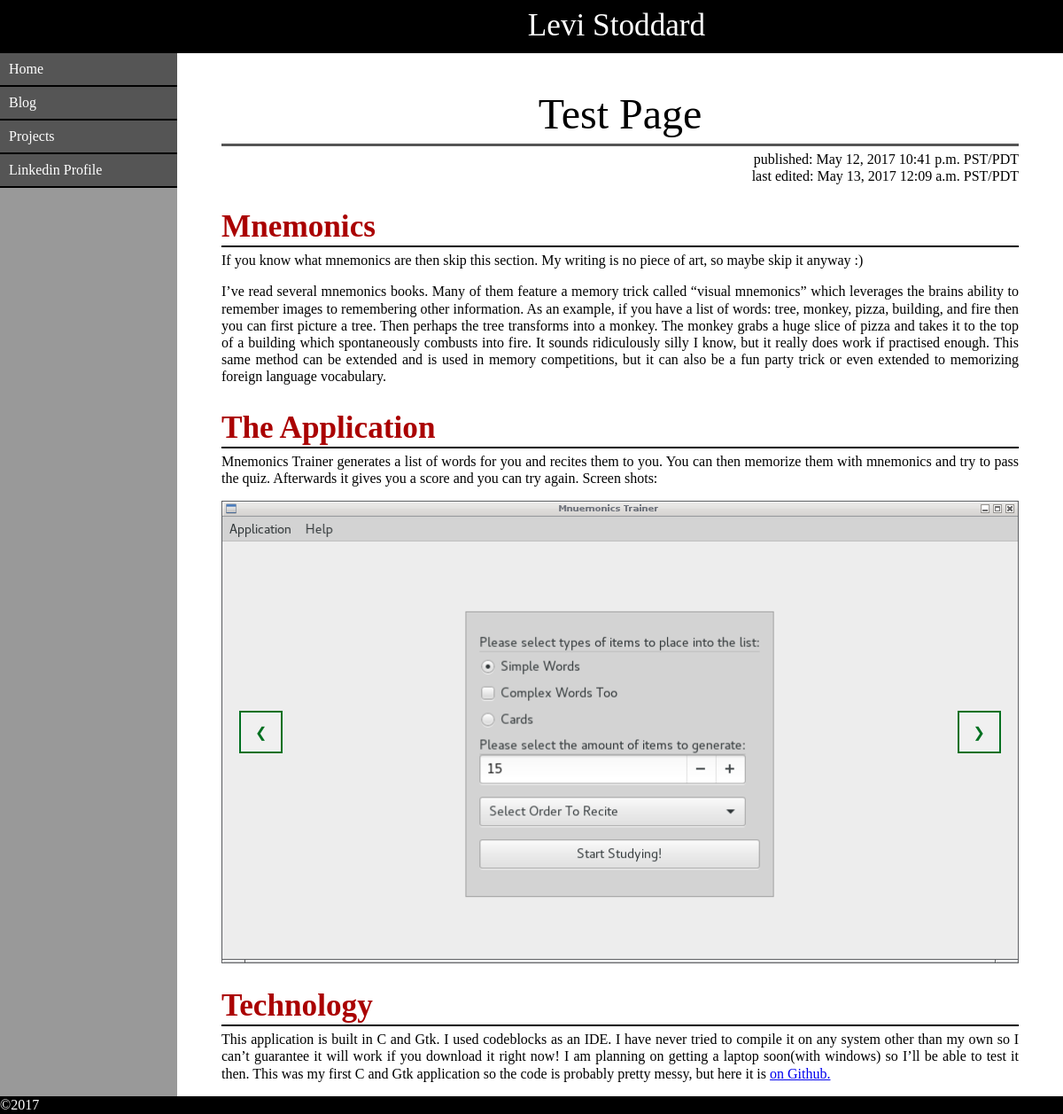
/blog/0001.html, run on an earlier commit of the app's database.
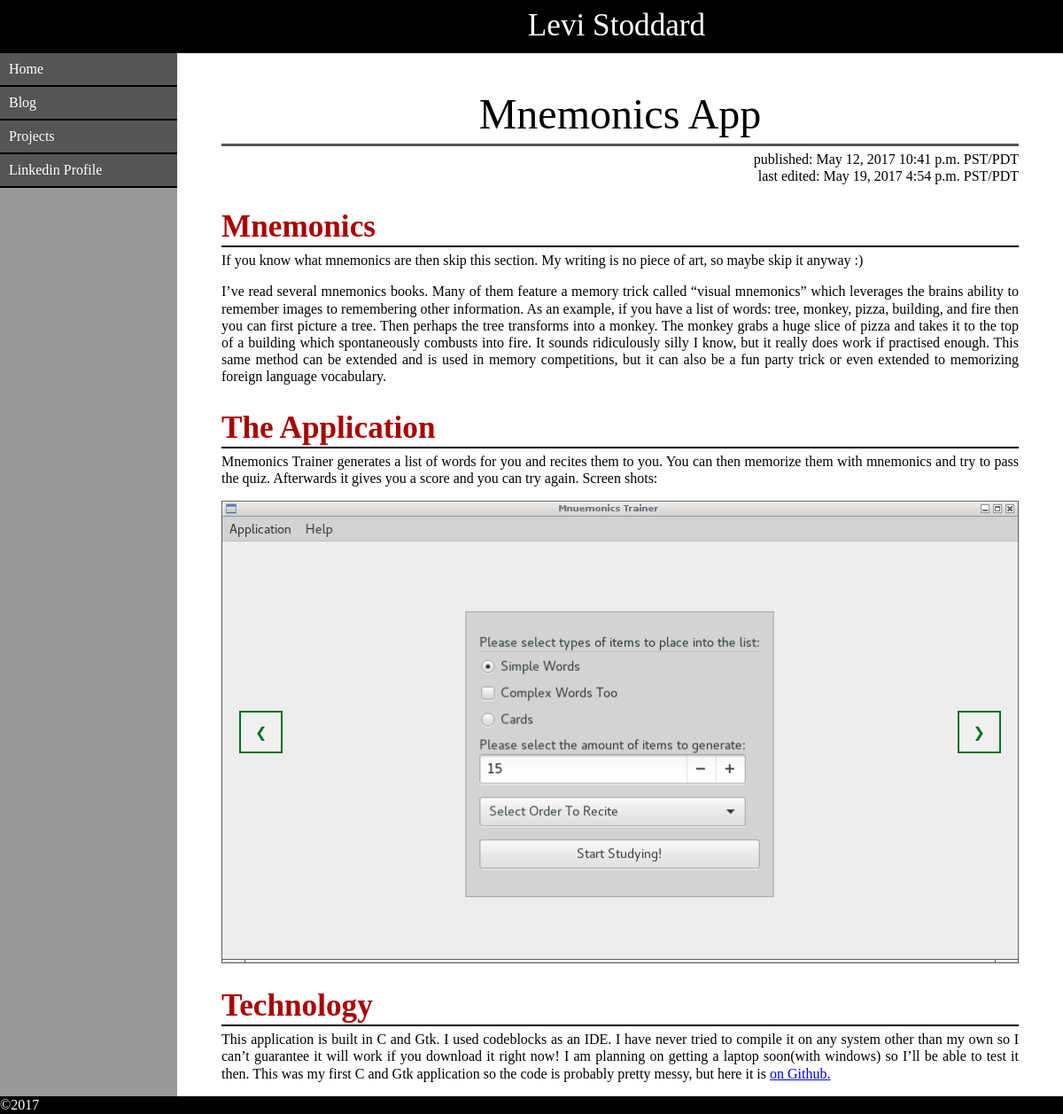
And on a later commit of the database.
### app/models.py (models this page shows, shortened)
class BlogPage(models.Model):
    publication_date = models.DateField(auto_now_add=True)
    publication_time = models.TimeField(auto_now_add=True)
    edit_date = models.DateField(auto_now=True)
    edit_time = models.TimeField(auto_now=True)
    title = models.CharField(max_length=200)
    summary = models.CharField(max_length=500)
    contentFile = models.CharField(max_length=50, primary_key=True)
    imageFile = models.CharField(max_length=50, default='Teleporter.png')
    @property
    def edited(self):
        return abs((datetime.datetime.combine(self.publication_date, self.publication_time) - datetime.datetime.combine(self.edit_date, self.edit_time)).total_seconds()) > 1

### app/views.py (the view)
# urls.py: url(r'^blog/(?P<page_id>[\S]+)$', blog, name='blog'),
def blog(request, page_id):
    if(not path.isfile(path.join(settings.PROJECT_ROOT, 'app/templates/app/blog/', page_id))):
        return renderPageRequested(request, 'app/pages/notfound.html')
    page = get_object_or_404(BlogPage, pk=page_id)
    return renderPageRequested(request, 'app/blog/' + page_id,
        {'blogPage': page})

### app/views.py (called while the page is built)
def renderPageRequested(request, page_id, context={}):
    assert isinstance(request, HttpRequest)
    return render(
        request,
        page_id,
        context
    )

### app/templates/app/blog/0001.html (shortened to what this page needs)
{% extends "app/blog/blog_template.html" %}
{% load static %}
{% block blogContent %}
    <h1> Mnemonics </h1>
    <p>
        If you know what mnemonics are then skip this section. My writing is no piece of art, so maybe skip it anyway :)
    </p>
    <p>
        I’ve read several mnemonics books. Many of them feature a memory trick called “visual mnemonics” which leverages the brains ability to remember images to
        remembering other information. As an example, if you have a list of words: tree, monkey, pizza, building, and fire then you can first picture a tree.
        Then perhaps the tree transforms into a monkey. The monkey grabs a huge slice of pizza and takes it to the top of a building which spontaneously combusts into fire.
        It sounds ridiculously silly I know, but it really does work if practised enough. This same method can be extended and is used in memory competitions, but
        it can also be a fun party trick or even extended to memorizing foreign language vocabulary.
    </p>
    <h1> The Application </h1>
    <p>
        Mnemonics Trainer generates a list of words for you and recites them to you. You can then memorize them with mnemonics and try to pass the quiz.
        Afterwards it gives you a score and you can try again. Screen shots:
    </p>
    <div class = "slideshow">
        <img src = "{% static 'app/images/OldMnuemonicsApp/1.png' %}" />
        <button class="leftButton">&#10094;</button>
        <button class="rightButton">&#10095;</button>
    </div>
    <h1> Technology </h1>
    <p>
        This application is built in C and Gtk. I used codeblocks as an IDE. I have never tried to compile it on any system other than my own so I can’t
        guarantee it will work if you download it right now! I am planning on getting a laptop soon(with windows) so I’ll be able to test it then.
        This was my first C and Gtk application so the code is probably pretty messy, but here it is <a href="https://github.com/LinuxKid21/Mnemonics-Trainer"> on Github. </a>
    </p>
{% endblock blogContent %}

### app/templates/app/blog/blog_template.html (shortened to what this page needs)
{% extends "app/main.html" %}
{% block content %}
    <p class = "page-title"> {{blogPage.title}} </p>
    <p style="margin-bottom: 0em; text-align: right;"> published: {{blogPage.publication_date}} {{blogPage.publication_time}} PST/PDT</p>
    {% if blogPage.edited %}
        <p style="margin-bottom: 0em; text-align: right;"> last edited: {{blogPage.edit_date}} {{blogPage.edit_time}} PST/PDT</p>
    {% endif %}
    {% block blogContent %}{% endblock blogContent %}
{% endblock %}

What changed in the data, as far as the page shows it:
changed BlogPage: title "Test Page" → "Mnemonics App"; edit_date "May 13, 2017" → "May 19, 2017"; edit_time "12:09 a.m." → "4:54 p.m."
